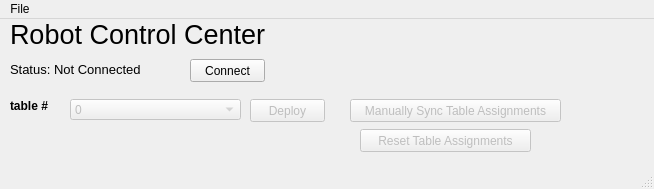
<?xml version="1.0" encoding="UTF-8"?>
<ui version="4.0">
 <class>MainWindow</class>
 <widget class="QMainWindow" name="MainWindow">
  <property name="geometry">
   <rect>
    <x>0</x>
    <y>0</y>
    <width>654</width>
    <height>189</height>
   </rect>
  </property>
  <property name="windowTitle">
   <string>MainWindow</string>
  </property>
  <property name="autoFillBackground">
   <bool>false</bool>
  </property>
  <widget class="QWidget" name="centralwidget">
   <widget class="QPushButton" name="deploy">
    <property name="enabled">
     <bool>false</bool>
    </property>
    <property name="geometry">
     <rect>
      <x>250</x>
      <y>80</y>
      <width>75</width>
      <height>23</height>
     </rect>
    </property>
    <property name="text">
     <string>Deploy</string>
    </property>
   </widget>
   <widget class="QComboBox" name="select">
    <property name="enabled">
     <bool>false</bool>
    </property>
    <property name="geometry">
     <rect>
      <x>70</x>
      <y>80</y>
      <width>171</width>
      <height>21</height>
     </rect>
    </property>
    <item>
     <property name="text">
      <string>0</string>
     </property>
    </item>
    <item>
     <property name="text">
      <string>1</string>
     </property>
    </item>
   </widget>
   <widget class="QLabel" name="MainLabel">
    <property name="geometry">
     <rect>
      <x>10</x>
      <y>-10</y>
      <width>481</width>
      <height>51</height>
     </rect>
    </property>
    <property name="font">
     <font>
      <family>MS Shell Dlg 2</family>
      <pointsize>20</pointsize>
      <weight>50</weight>
      <italic>false</italic>
      <bold>false</bold>
     </font>
    </property>
    <property name="styleSheet">
     <string notr="true">font: 20pt &quot;MS Shell Dlg 2&quot;;</string>
    </property>
    <property name="text">
     <string>Robot Control Center</string>
    </property>
   </widget>
   <widget class="QLabel" name="connectionlabel">
    <property name="geometry">
     <rect>
      <x>10</x>
      <y>40</y>
      <width>301</width>
      <height>20</height>
     </rect>
    </property>
    <property name="font">
     <font>
      <pointsize>10</pointsize>
      <weight>50</weight>
      <italic>false</italic>
      <bold>false</bold>
      <underline>false</underline>
     </font>
    </property>
    <property name="text">
     <string>Status: Not Connected</string>
    </property>
   </widget>
   <widget class="QPushButton" name="connect">
    <property name="geometry">
     <rect>
      <x>190</x>
      <y>40</y>
      <width>75</width>
      <height>23</height>
     </rect>
    </property>
    <property name="text">
     <string>Connect</string>
    </property>
   </widget>
   <widget class="QLabel" name="label">
    <property name="geometry">
     <rect>
      <x>10</x>
      <y>80</y>
      <width>47</width>
      <height>13</height>
     </rect>
    </property>
    <property name="font">
     <font>
      <weight>75</weight>
      <bold>true</bold>
     </font>
    </property>
    <property name="text">
     <string>table #</string>
    </property>
   </widget>
   <widget class="QPushButton" name="addtable">
    <property name="enabled">
     <bool>false</bool>
    </property>
    <property name="geometry">
     <rect>
      <x>350</x>
      <y>80</y>
      <width>211</width>
      <height>23</height>
     </rect>
    </property>
    <property name="text">
     <string>Manually Sync Table Assignments</string>
    </property>
   </widget>
   <widget class="QPushButton" name="resettable">
    <property name="enabled">
     <bool>false</bool>
    </property>
    <property name="geometry">
     <rect>
      <x>360</x>
      <y>110</y>
      <width>171</width>
      <height>23</height>
     </rect>
    </property>
    <property name="text">
     <string>Reset Table Assignments</string>
    </property>
   </widget>
  </widget>
  <widget class="QMenuBar" name="menubar">
   <property name="geometry">
    <rect>
     <x>0</x>
     <y>0</y>
     <width>654</width>
     <height>21</height>
    </rect>
   </property>
   <widget class="QMenu" name="menuFile">
    <property name="title">
     <string>File</string>
    </property>
    <addaction name="actionquit"/>
   </widget>
   <addaction name="menuFile"/>
  </widget>
  <widget class="QStatusBar" name="statusbar"/>
  <action name="actionquit">
   <property name="text">
    <string>quit</string>
   </property>
  </action>
 </widget>
 <resources/>
 <connections/>
</ui>
